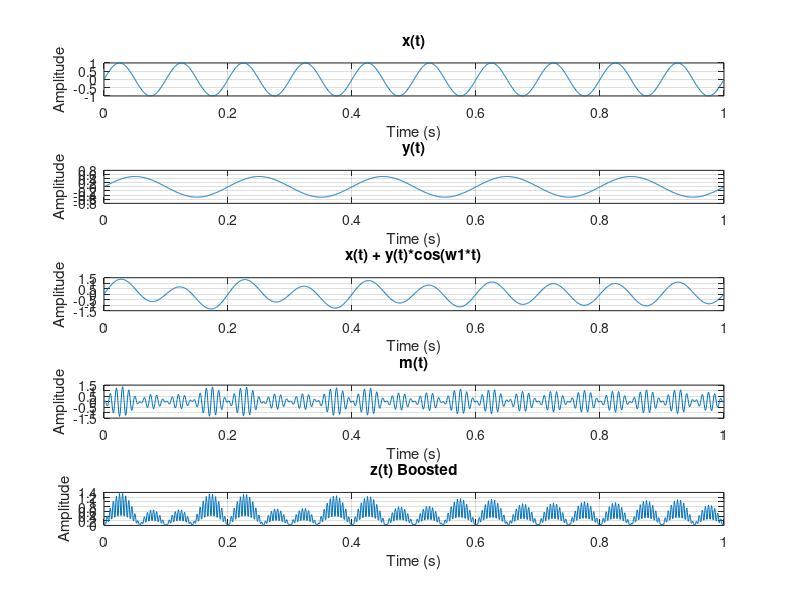

MATLAB code to generate this figure: (Note: this script raises an error after producing the figure.)
% Parameters
fs = 1000;                          % Sampling frequency (Hz)
t = 0:1/fs:1;                       % Time vector (1 second duration)
w1 = 2;                             % Frequency for y(t) modulation
A1 = 1;                             % Amplitude for x(t)
A2 = 0.5;                           % Amplitude for y(t)

% Generate input signals
x = A1 * sin(2*pi*10*t);            % x(t) signal (example: sinusoidal signal with frequency 10 Hz)
y = A2 * sin(2*pi*5*t);             % y(t) signal (example: sinusoidal signal with frequency 5 Hz)

% AM modulation
carrier_freq = 100;                  % Carrier frequency
carrier_amplitude = 1;              % Carrier amplitude
m = (x + y .* cos(w1*t)) .* cos(2*pi*carrier_freq*t);

% Push detector (rectifier)
z = abs(m);

% Normalize and boost the original signals
x_normalized = (x - min(x)) / (max(x) - min(x));
y_normalized = (y - min(y)) / (max(y) - min(y));
z_boosted = z .* (max(x_normalized) - min(x_normalized)) + min(x_normalized);

% Plotting
subplot(5, 1, 1);
plot(t, x);
xlabel('Time (s)');
ylabel('Amplitude');
title('x(t)');
grid on;

subplot(5, 1, 2);
plot(t, y);
xlabel('Time (s)');
ylabel('Amplitude');
title('y(t)');
grid on;

subplot(5, 1, 3);
plot(t, x + y.*cos(w1*t));
xlabel('Time (s)');
ylabel('Amplitude');
title('x(t) + y(t)*cos(w1*t)');
grid on;

subplot(5, 1, 4);
plot(t, m);
xlabel('Time (s)');
ylabel('Amplitude');
title('m(t)');
grid on;

subplot(5, 1, 5);
plot(t, z_boosted);
xlabel('Time (s)');
ylabel('Amplitude');
title('z(t) Boosted');
grid on;

% Display the plot
sgtitle('Modulation Process');